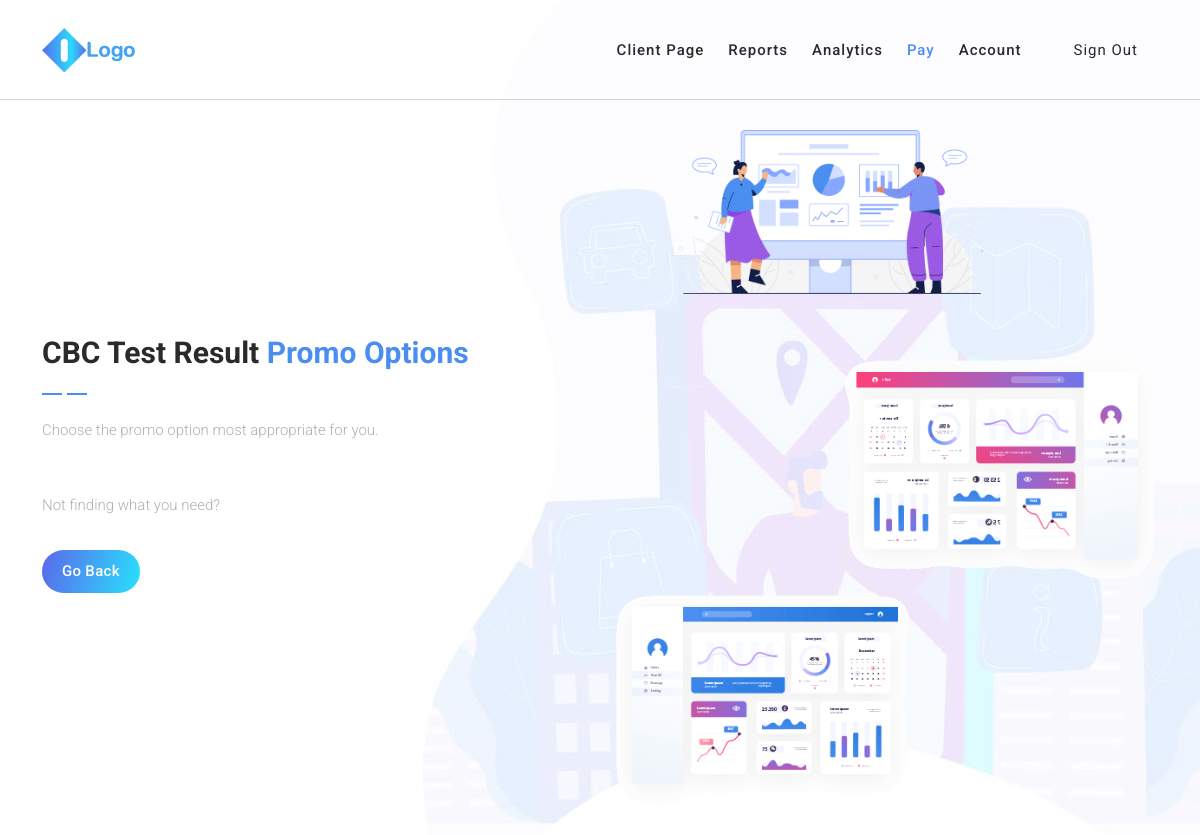
Before: /promoOptions/pay/ (signed in) with the older database file.
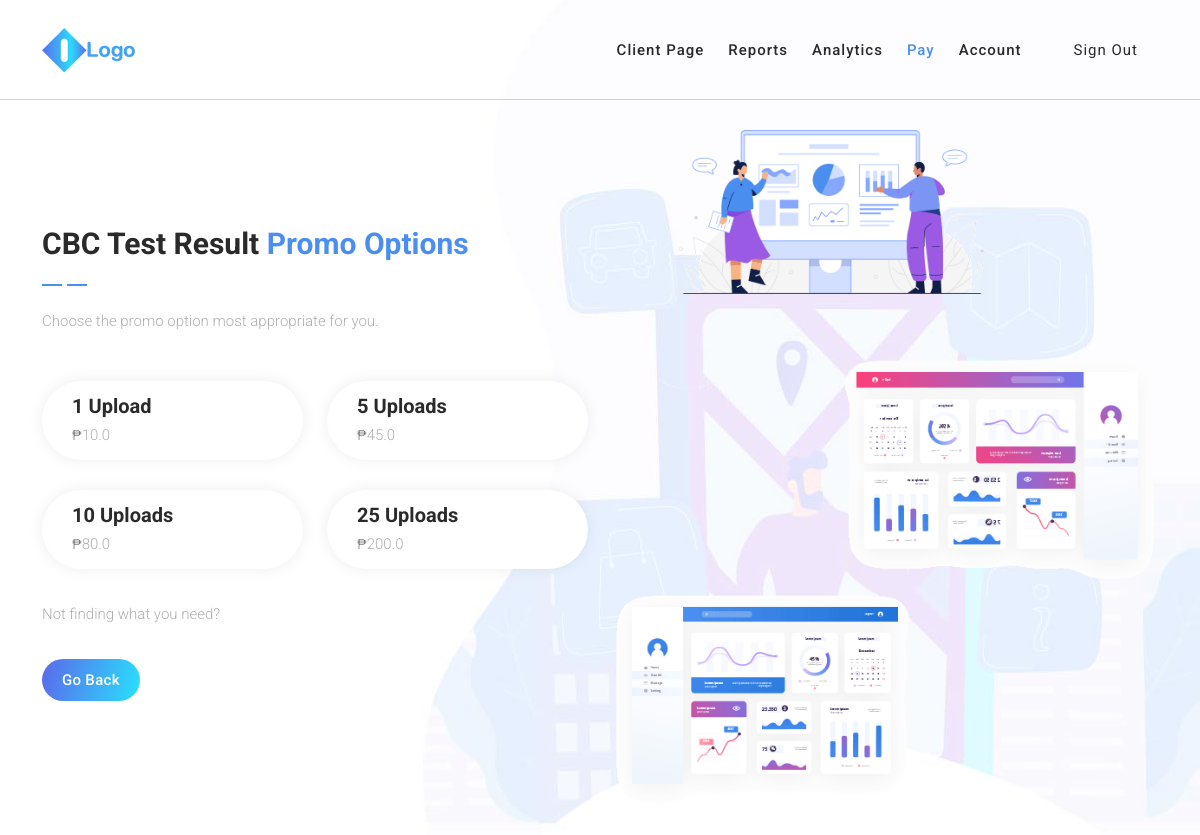
After: the same page with the newer database file.
### isabuhaywebapp/models.py (models this page shows, shortened)
class PromoOptions(models.Model):
    uploads = models.IntegerField(blank=False, null=False)
    price = models.FloatField(blank=False, null=False)

### isabuhaywebapp/views.py (the view)
# urls.py: path('promoOptions/<str:type>/', DisplayAllPromoOptions.as_view(), name='DisplayAllPromoOptions'),
class DisplayAllPromoOptions(LoginRequiredMixin, View):
    def get(self, request, type, *args, **kwargs):
        user = User.objects.get(id=request.user.id)
        if user.uploads <= 0 or type == 'pay':
            object_list = PromoOptions.objects.all()
            context = {'type': type, 'object_list': object_list}
            return render(request, 'promoOptions.html', context)
        elif type == 'pdf':
            return redirect('UploadPDF')
        elif type == 'docx':
            return redirect('UploadDocx')
        elif type == 'picture':
            return redirect('CaptureImage')
        elif type == 'image':
            return redirect('UploadImage')
        else:
            messages.error(request, 'There was something wrong!')
            return redirect('DisplayAllCBCTestResult')

### templates/promoOptions.html (shortened to what this page needs)
{% load static %}
<!DOCTYPE html>
<html lang="en">
  <head>
    <link href="{% static 'vendor/bootstrap/css/bootstrap.min.css' %}" rel="stylesheet">
    <link rel="stylesheet" href="https://use.fontawesome.com/releases/v5.8.1/css/all.css' %}">
    <link rel="stylesheet" href="{% static 'assets/css/templatemo-chain-app-dev.css' %}">
    <link rel="stylesheet" href="{% static 'assets/css/animated.css' %}">
    <link rel="stylesheet" href="{% static 'assets/css/owl.css' %}">
  </head>
<body>
  <header class="header-area header-sticky wow slideInDown" data-wow-duration="0.75s" data-wow-delay="0s">
    <div class="container">
      <div class="row">
        <div class="col-12">
          <nav class="main-nav">
            <a href="#" class="logo">
              <img src="{% static 'assets/images/logo.png' %}" alt="Chain App Dev">
            </a>
            <ul class="nav">
              <li class="scroll-to-section"><a href="{% url 'DisplayClientSide' %}">Client Page</a></li>
              <li class="scroll-to-section"><a href="{% url 'DisplayAllCBCTestResult' %}">Reports</a></li>
              <li class="scroll-to-section"><a href="#">Analytics</a></li>
              <li class="scroll-to-section"><a href="#" class="active">Pay</a></li>
              <li class="scroll-to-section"><a href="{% url 'DisplayAccountPage' %}">Account</a></li>
              <li class="scroll-to-section"><a href="{% url 'LogoutView' %}">Sign Out</a></li>
            </ul>
          </nav>
        </div>
      </div>
    </div>
  </header>
  <div id="about" class="about-us section">
    <div class="container">
      <div class="row">
        <div class="col-lg-6 align-self-center wow fadeInLeft" data-wow-duration="1s" data-wow-delay="0.5s">
          <div class="section-heading show-up header-text">
            <h4>CBC Test Result <em>Promo Options</em></h4>
            <img src="{% static 'assets/images/heading-line-dec.png' %}" alt="">
            <p>Choose the promo option most appropriate for you.</p>
          </div>
          <div class="row">
            {% for result in object_list %}
            <div class="col-lg-6">
              <div class="box-item">
                {% if result.uploads == 1 %}
                <h4><a href="{% url 'PaymentMethod' type result.pk %}">{{  result.uploads }} Upload</a></h4>
                {% else %}
                <h4><a href="{% url 'PaymentMethod' type result.pk %}">{{  result.uploads }} Uploads</a></h4>
                {% endif %}
                <p><span>&#8369;</span>{{  result.price }}</p>
              </div>
            </div>
            {% endfor %}
            <div class="col-lg-12">
              <p>Not finding what you need?</p>
              <div class="gradient-button">
                {% if type == 'pay' %}
                <a  onclick="history.back()">Go Back</a>
                {% else %}
                <a href="{% url 'DisplayAddingOptions' %}">Go Back</a>
                {% endif %}
              </div>
            </div>
          </div>
        </div>
        <div class="col-lg-6">
          <div class="right-image">
            <img src="{% static 'assets/images/about-right-dec.png' %}" alt="">
          </div>
        </div>
      </div>
    </div>
  </div>
</body>
</html>

Changed rows visible on the page:
added PromoOptions: uploads "1", price "10.0"
added PromoOptions: uploads "5", price "45.0"
added PromoOptions: uploads "10", price "80.0"
added PromoOptions: uploads "25", price "200.0"
